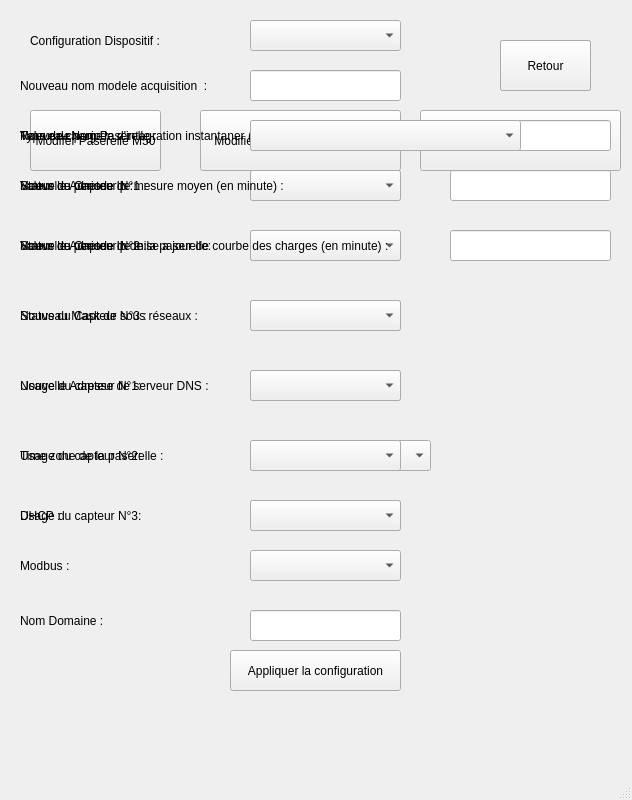
<?xml version="1.0" encoding="UTF-8"?>
<ui version="4.0">
 <class>MainWindow</class>
 <widget class="QMainWindow" name="MainWindow">
  <property name="geometry">
   <rect>
    <x>0</x>
    <y>0</y>
    <width>632</width>
    <height>800</height>
   </rect>
  </property>
  <property name="windowTitle">
   <string>MainWindow</string>
  </property>
  <widget class="QWidget" name="centralwidget">
   <widget class="QLabel" name="gatewayNameLabel">
    <property name="geometry">
     <rect>
      <x>20</x>
      <y>110</y>
      <width>221</width>
      <height>51</height>
     </rect>
    </property>
    <property name="text">
     <string>Nouveau Nom Paserelle :</string>
    </property>
   </widget>
   <widget class="QLineEdit" name="gatewayNameEdit">
    <property name="geometry">
     <rect>
      <x>250</x>
      <y>120</y>
      <width>151</width>
      <height>31</height>
     </rect>
    </property>
   </widget>
   <widget class="QPushButton" name="AppliquerModification">
    <property name="geometry">
     <rect>
      <x>230</x>
      <y>650</y>
      <width>171</width>
      <height>41</height>
     </rect>
    </property>
    <property name="text">
     <string>Appliquer la configuration</string>
    </property>
   </widget>
   <widget class="QLabel" name="ipAddressLabel">
    <property name="geometry">
     <rect>
      <x>20</x>
      <y>160</y>
      <width>191</width>
      <height>51</height>
     </rect>
    </property>
    <property name="text">
     <string>Nouvelle Adresse Ip :</string>
    </property>
   </widget>
   <widget class="QLineEdit" name="ipAddressEdit">
    <property name="geometry">
     <rect>
      <x>250</x>
      <y>170</y>
      <width>151</width>
      <height>31</height>
     </rect>
    </property>
   </widget>
   <widget class="QPushButton" name="modifyGatewayButton">
    <property name="geometry">
     <rect>
      <x>30</x>
      <y>110</y>
      <width>131</width>
      <height>61</height>
     </rect>
    </property>
    <property name="text">
     <string>Modifer Paserelle M50</string>
    </property>
   </widget>
   <widget class="QPushButton" name="acquisitionModelButton">
    <property name="geometry">
     <rect>
      <x>200</x>
      <y>110</y>
      <width>201</width>
      <height>61</height>
     </rect>
    </property>
    <property name="text">
     <string>Modifier modele d'aquisition I-30</string>
    </property>
   </widget>
   <widget class="QPushButton" name="measureModelButton">
    <property name="geometry">
     <rect>
      <x>420</x>
      <y>110</y>
      <width>201</width>
      <height>61</height>
     </rect>
    </property>
    <property name="text">
     <string>Modifer modele de mesure U-10</string>
    </property>
   </widget>
   <widget class="QPushButton" name="returnButton">
    <property name="geometry">
     <rect>
      <x>500</x>
      <y>40</y>
      <width>91</width>
      <height>51</height>
     </rect>
    </property>
    <property name="text">
     <string>Retour</string>
    </property>
   </widget>
   <widget class="QLabel" name="ipAddressPaserelleLabel">
    <property name="geometry">
     <rect>
      <x>20</x>
      <y>220</y>
      <width>201</width>
      <height>51</height>
     </rect>
    </property>
    <property name="text">
     <string>Nouvelle Adresse Ip de la paserelle:</string>
    </property>
   </widget>
   <widget class="QLabel" name="ipAddressMaskLabel">
    <property name="geometry">
     <rect>
      <x>20</x>
      <y>290</y>
      <width>191</width>
      <height>51</height>
     </rect>
    </property>
    <property name="text">
     <string>Nouveau Mask de sous réseaux :</string>
    </property>
   </widget>
   <widget class="QLabel" name="ipAddressDNSLabel">
    <property name="geometry">
     <rect>
      <x>20</x>
      <y>360</y>
      <width>201</width>
      <height>51</height>
     </rect>
    </property>
    <property name="text">
     <string>Nouvelle Adresse de serveur DNS :</string>
    </property>
   </widget>
   <widget class="QLabel" name="TimeZoneLabel">
    <property name="geometry">
     <rect>
      <x>20</x>
      <y>430</y>
      <width>191</width>
      <height>51</height>
     </rect>
    </property>
    <property name="text">
     <string>Time zone de la paserelle :</string>
    </property>
   </widget>
   <widget class="QLabel" name="DHCPLabel">
    <property name="geometry">
     <rect>
      <x>20</x>
      <y>490</y>
      <width>191</width>
      <height>51</height>
     </rect>
    </property>
    <property name="text">
     <string>DHCP :</string>
    </property>
   </widget>
   <widget class="QLabel" name="EtatModbusLabel">
    <property name="geometry">
     <rect>
      <x>20</x>
      <y>540</y>
      <width>191</width>
      <height>51</height>
     </rect>
    </property>
    <property name="text">
     <string>Modbus :</string>
    </property>
   </widget>
   <widget class="QLineEdit" name="ipAddressPaserelleEdit">
    <property name="geometry">
     <rect>
      <x>250</x>
      <y>230</y>
      <width>151</width>
      <height>31</height>
     </rect>
    </property>
   </widget>
   <widget class="QLineEdit" name="ipAddressMaskEdit">
    <property name="geometry">
     <rect>
      <x>250</x>
      <y>300</y>
      <width>151</width>
      <height>31</height>
     </rect>
    </property>
   </widget>
   <widget class="QLineEdit" name="ipAddressDNSEdit">
    <property name="geometry">
     <rect>
      <x>250</x>
      <y>370</y>
      <width>151</width>
      <height>31</height>
     </rect>
    </property>
   </widget>
   <widget class="QComboBox" name="comboBoxDHCP">
    <property name="geometry">
     <rect>
      <x>250</x>
      <y>500</y>
      <width>151</width>
      <height>31</height>
     </rect>
    </property>
   </widget>
   <widget class="QComboBox" name="comboBoxModbus">
    <property name="geometry">
     <rect>
      <x>250</x>
      <y>550</y>
      <width>151</width>
      <height>31</height>
     </rect>
    </property>
   </widget>
   <widget class="QComboBox" name="comboBoxTimeZone">
    <property name="geometry">
     <rect>
      <x>250</x>
      <y>440</y>
      <width>181</width>
      <height>31</height>
     </rect>
    </property>
   </widget>
   <widget class="QLabel" name="NameModeleAquisitionLabel">
    <property name="geometry">
     <rect>
      <x>20</x>
      <y>60</y>
      <width>221</width>
      <height>51</height>
     </rect>
    </property>
    <property name="text">
     <string>Nouveau nom modele acquisition  :</string>
    </property>
   </widget>
   <widget class="QLineEdit" name="NameModeleAcquisitionEdit">
    <property name="geometry">
     <rect>
      <x>250</x>
      <y>70</y>
      <width>151</width>
      <height>31</height>
     </rect>
    </property>
   </widget>
   <widget class="QPushButton" name="returnButton2">
    <property name="geometry">
     <rect>
      <x>500</x>
      <y>40</y>
      <width>91</width>
      <height>51</height>
     </rect>
    </property>
    <property name="text">
     <string>Retour</string>
    </property>
   </widget>
   <widget class="QPushButton" name="returnButton3">
    <property name="geometry">
     <rect>
      <x>500</x>
      <y>40</y>
      <width>91</width>
      <height>51</height>
     </rect>
    </property>
    <property name="text">
     <string>Retour</string>
    </property>
   </widget>
   <widget class="QLabel" name="PeriodeIntegrationInst">
    <property name="geometry">
     <rect>
      <x>20</x>
      <y>110</y>
      <width>271</width>
      <height>51</height>
     </rect>
    </property>
    <property name="text">
     <string>Valeur de periode d'integration instantaner (*0.2s) :</string>
    </property>
   </widget>
   <widget class="QLineEdit" name="PeriodeIntegrationInstEdit">
    <property name="geometry">
     <rect>
      <x>450</x>
      <y>120</y>
      <width>161</width>
      <height>31</height>
     </rect>
    </property>
   </widget>
   <widget class="QLabel" name="status1">
    <property name="geometry">
     <rect>
      <x>20</x>
      <y>160</y>
      <width>191</width>
      <height>51</height>
     </rect>
    </property>
    <property name="text">
     <string>Status du Capteur N°1 : </string>
    </property>
   </widget>
   <widget class="QLabel" name="status2">
    <property name="geometry">
     <rect>
      <x>20</x>
      <y>220</y>
      <width>191</width>
      <height>51</height>
     </rect>
    </property>
    <property name="text">
     <string>Status du Capteur N°2 : </string>
    </property>
   </widget>
   <widget class="QLabel" name="status3">
    <property name="geometry">
     <rect>
      <x>20</x>
      <y>290</y>
      <width>191</width>
      <height>51</height>
     </rect>
    </property>
    <property name="text">
     <string>Status du Capteur N°3 : </string>
    </property>
   </widget>
   <widget class="QComboBox" name="comboBoxStatus1">
    <property name="geometry">
     <rect>
      <x>250</x>
      <y>170</y>
      <width>151</width>
      <height>31</height>
     </rect>
    </property>
   </widget>
   <widget class="QComboBox" name="comboBoxStatus2">
    <property name="geometry">
     <rect>
      <x>250</x>
      <y>230</y>
      <width>151</width>
      <height>31</height>
     </rect>
    </property>
   </widget>
   <widget class="QComboBox" name="comboBoxStatus3">
    <property name="geometry">
     <rect>
      <x>250</x>
      <y>300</y>
      <width>151</width>
      <height>31</height>
     </rect>
    </property>
   </widget>
   <widget class="QLabel" name="usage1">
    <property name="geometry">
     <rect>
      <x>20</x>
      <y>360</y>
      <width>191</width>
      <height>51</height>
     </rect>
    </property>
    <property name="text">
     <string>Usage du capteur N°1:</string>
    </property>
   </widget>
   <widget class="QLabel" name="usage2">
    <property name="geometry">
     <rect>
      <x>20</x>
      <y>430</y>
      <width>191</width>
      <height>51</height>
     </rect>
    </property>
    <property name="text">
     <string>Usage du capteur N°2:</string>
    </property>
   </widget>
   <widget class="QLabel" name="usage3">
    <property name="geometry">
     <rect>
      <x>20</x>
      <y>490</y>
      <width>191</width>
      <height>51</height>
     </rect>
    </property>
    <property name="text">
     <string>Usage du capteur N°3:</string>
    </property>
   </widget>
   <widget class="QComboBox" name="comboBoxUsage1">
    <property name="geometry">
     <rect>
      <x>250</x>
      <y>370</y>
      <width>151</width>
      <height>31</height>
     </rect>
    </property>
   </widget>
   <widget class="QComboBox" name="comboBoxUsage2">
    <property name="geometry">
     <rect>
      <x>250</x>
      <y>440</y>
      <width>151</width>
      <height>31</height>
     </rect>
    </property>
   </widget>
   <widget class="QComboBox" name="comboBoxUsage3">
    <property name="geometry">
     <rect>
      <x>250</x>
      <y>500</y>
      <width>151</width>
      <height>31</height>
     </rect>
    </property>
   </widget>
   <widget class="QLabel" name="TypeCharge">
    <property name="geometry">
     <rect>
      <x>20</x>
      <y>110</y>
      <width>191</width>
      <height>51</height>
     </rect>
    </property>
    <property name="text">
     <string>Type de charge :</string>
    </property>
   </widget>
   <widget class="QComboBox" name="comboBoxCharge">
    <property name="geometry">
     <rect>
      <x>250</x>
      <y>120</y>
      <width>271</width>
      <height>31</height>
     </rect>
    </property>
   </widget>
   <widget class="QLabel" name="PeriodeIntegrationMoy">
    <property name="geometry">
     <rect>
      <x>20</x>
      <y>160</y>
      <width>271</width>
      <height>51</height>
     </rect>
    </property>
    <property name="text">
     <string>Valeur de periode de mesure moyen (en minute) :</string>
    </property>
   </widget>
   <widget class="QLabel" name="PeriodeIntegrationCourbe">
    <property name="geometry">
     <rect>
      <x>20</x>
      <y>220</y>
      <width>411</width>
      <height>51</height>
     </rect>
    </property>
    <property name="text">
     <string>Valeur de periode de mise a jour de courbe des charges (en minute) :</string>
    </property>
   </widget>
   <widget class="QLineEdit" name="PeriodeIntegrationMoyEdit">
    <property name="geometry">
     <rect>
      <x>450</x>
      <y>170</y>
      <width>161</width>
      <height>31</height>
     </rect>
    </property>
   </widget>
   <widget class="QLineEdit" name="PeriodeIntegrationCourbeEdit">
    <property name="geometry">
     <rect>
      <x>450</x>
      <y>230</y>
      <width>161</width>
      <height>31</height>
     </rect>
    </property>
   </widget>
   <widget class="QLabel" name="NameDomaine">
    <property name="geometry">
     <rect>
      <x>20</x>
      <y>600</y>
      <width>101</width>
      <height>41</height>
     </rect>
    </property>
    <property name="text">
     <string>Nom Domaine :</string>
    </property>
   </widget>
   <widget class="QLineEdit" name="NameDomaineEdit">
    <property name="geometry">
     <rect>
      <x>250</x>
      <y>610</y>
      <width>151</width>
      <height>31</height>
     </rect>
    </property>
   </widget>
   <widget class="QLabel" name="PrimaryKeylabel">
    <property name="geometry">
     <rect>
      <x>30</x>
      <y>20</y>
      <width>161</width>
      <height>41</height>
     </rect>
    </property>
    <property name="text">
     <string>Configuration Dispositif :</string>
    </property>
   </widget>
   <widget class="QComboBox" name="PrimaryKey">
    <property name="geometry">
     <rect>
      <x>250</x>
      <y>20</y>
      <width>151</width>
      <height>31</height>
     </rect>
    </property>
   </widget>
   <zorder>measureModelButton</zorder>
   <zorder>acquisitionModelButton</zorder>
   <zorder>modifyGatewayButton</zorder>
   <zorder>gatewayNameLabel</zorder>
   <zorder>gatewayNameEdit</zorder>
   <zorder>AppliquerModification</zorder>
   <zorder>ipAddressLabel</zorder>
   <zorder>ipAddressEdit</zorder>
   <zorder>returnButton</zorder>
   <zorder>ipAddressPaserelleLabel</zorder>
   <zorder>ipAddressMaskLabel</zorder>
   <zorder>ipAddressDNSLabel</zorder>
   <zorder>TimeZoneLabel</zorder>
   <zorder>DHCPLabel</zorder>
   <zorder>EtatModbusLabel</zorder>
   <zorder>ipAddressPaserelleEdit</zorder>
   <zorder>ipAddressMaskEdit</zorder>
   <zorder>ipAddressDNSEdit</zorder>
   <zorder>comboBoxDHCP</zorder>
   <zorder>comboBoxModbus</zorder>
   <zorder>comboBoxTimeZone</zorder>
   <zorder>NameModeleAquisitionLabel</zorder>
   <zorder>NameModeleAcquisitionEdit</zorder>
   <zorder>returnButton2</zorder>
   <zorder>returnButton3</zorder>
   <zorder>PeriodeIntegrationInst</zorder>
   <zorder>PeriodeIntegrationInstEdit</zorder>
   <zorder>status1</zorder>
   <zorder>status2</zorder>
   <zorder>status3</zorder>
   <zorder>comboBoxStatus1</zorder>
   <zorder>comboBoxStatus2</zorder>
   <zorder>comboBoxStatus3</zorder>
   <zorder>usage1</zorder>
   <zorder>usage2</zorder>
   <zorder>usage3</zorder>
   <zorder>comboBoxUsage1</zorder>
   <zorder>comboBoxUsage2</zorder>
   <zorder>comboBoxUsage3</zorder>
   <zorder>TypeCharge</zorder>
   <zorder>comboBoxCharge</zorder>
   <zorder>PeriodeIntegrationMoy</zorder>
   <zorder>PeriodeIntegrationCourbe</zorder>
   <zorder>PeriodeIntegrationMoyEdit</zorder>
   <zorder>PeriodeIntegrationCourbeEdit</zorder>
   <zorder>NameDomaine</zorder>
   <zorder>NameDomaineEdit</zorder>
   <zorder>PrimaryKeylabel</zorder>
   <zorder>PrimaryKey</zorder>
  </widget>
  <widget class="QMenuBar" name="menubar">
   <property name="geometry">
    <rect>
     <x>0</x>
     <y>0</y>
     <width>632</width>
     <height>22</height>
    </rect>
   </property>
  </widget>
  <widget class="QStatusBar" name="statusbar"/>
 </widget>
 <resources/>
 <connections/>
</ui>
